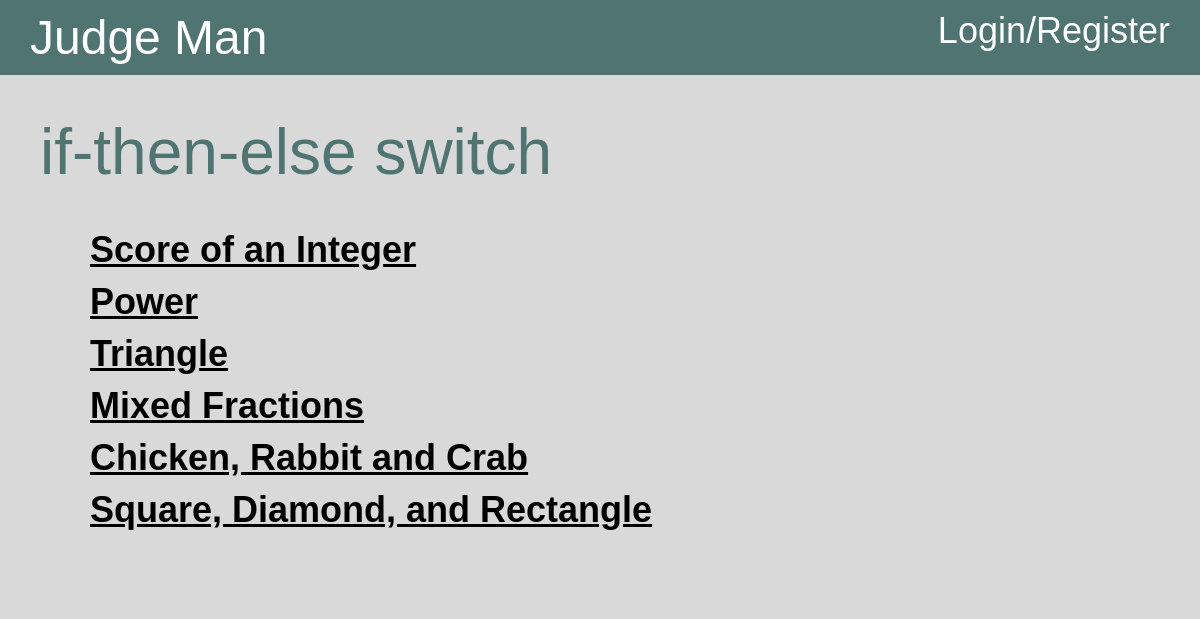
The page /problemSet/3 on the database its author committed.
### app/database/models.py (models this page shows, shortened)
class ProblemSet(db.Model):
    __tablename__ = "ProblemSet"
    id = db.Column(db.Integer, primary_key=True)
    title = db.Column(db.String(100), nullable=False)
    problems = db.Column(db.String(500), nullable=False)
    def search(self, id: int):
        problem = ProblemSet.query.filter_by(id=id).first()
        return problem

class Problem(db.Model):
    __tablename__ = "Problem"
    id = db.Column(db.Integer, primary_key=True)
    title = db.Column(db.String(100), nullable=False)
    description = db.Column(db.String(500), nullable=False)
    inputFormat = db.Column(db.String(500), nullable=False)
    outputFormat = db.Column(db.String(500), nullable=False)
    sampleInput = db.Column(db.String(500), nullable=False)
    sampleOutput = db.Column(db.String(500), nullable=False)
    hint = db.Column(db.String(500), nullable=False)
    testCasePaths = db.Column(db.String(500), nullable=False)
    answerCasePaths = db.Column(db.String(500), nullable=False)
    AC = db.Column(db.Integer, nullable=False)
    WA = db.Column(db.Integer, nullable=False)
    def search(self, id: int):
        problem = Problem.query.filter_by(id=id).first()
        return problem

### app/pages/problemPage.py (the view)
@problem.route('/problemSet/<int:problemSetId>')
def index(problemSetId: int):
    session['lastPage'] = url_for('problem.index', problemSetId=problemSetId)
    problemSet = problemSets.search(problemSetId)
    problemIds = json.loads(problemSet.problems)
    subProblems = []
    for problemId in problemIds:
        problem = problems.search(problemId)
        if problem is not None:
            subProblems.append(problem)
    return render_template('problemSet.html', problemSet=problemSet, subProblems=subProblems)

### templates/problemSet.html
{% extends "base.html" %}
{% block content %}
<div class="div-5">
    <div class="div-6">
        <div class="div-7">{{ problemSet.title }}</div>
        <div class="div-8">
        {% for problem in subProblems %}
        <a class="problemLink" href="{{ url_for('problem.singleProblem', problemSetId=problemSet.id, problemId=problem.id) }}">{{ problem.title }}</a>
        {% endfor %}
        </div>
    </div>
</div>
{% endblock %}

### static/mainStyle.css (style rules this page uses)
body { width: 100%; margin: 0; padding: 0; background-color: rgba(217, 217, 217, 1); }
.div-5 { display: flex; flex-direction: column; max-width: 100%; justify-content: flex-start; align-self: stretch; width: auto; align-items: center; padding-top: 30px; padding-right: 30px; padding-bottom: 30px; padding-left: 30px; background-color: rgba(217, 217, 217, 1); }
.div-6 { display: flex; flex-direction: column; max-width: 100%; justify-content: flex-start; align-self: stretch; width: auto; align-items: flex-start; padding-top: 10px; padding-right: 10px; padding-bottom: 10px; padding-left: 10px; background-color: rgba(217, 217, 217, 1); }
.div-7 { max-width: 100%; align-self: stretch; width: auto; color: rgba(79, 116, 113, 1); font-size: 64px; text-align: left; font-family: "IBM Plex Serif", sans-serif; }
.div-8 { display: flex; flex-direction: column; max-width: 100%; justify-content: flex-start; align-self: stretch; width: auto; height: auto; align-items: flex-start; margin-top: 10px; padding-top: 20px; padding-right: 50px; padding-bottom: 20px; padding-left: 50px; background-color: rgba(217, 217, 217, 1); }
.problemLink { max-width: 100%; align-self: stretch; width: auto; margin-top: 10px; color: rgba(0, 0, 0, 1); font-size: 36px; text-align: left; font-weight: bold; font-family: "IBM Plex Serif", sans-serif; }
*, *:before, *:after { box-sizing: border-box; }

### rows shown on the page
ProblemSet: title "if-then-else switch"
Problem: title "Score of an Integer"
Problem: title "Power"
Problem: title "Triangle"
Problem: title "Mixed Fractions"
Problem: title "Chicken, Rabbit and Crab"
Problem: title "Square, Diamond, and Rectangle"
